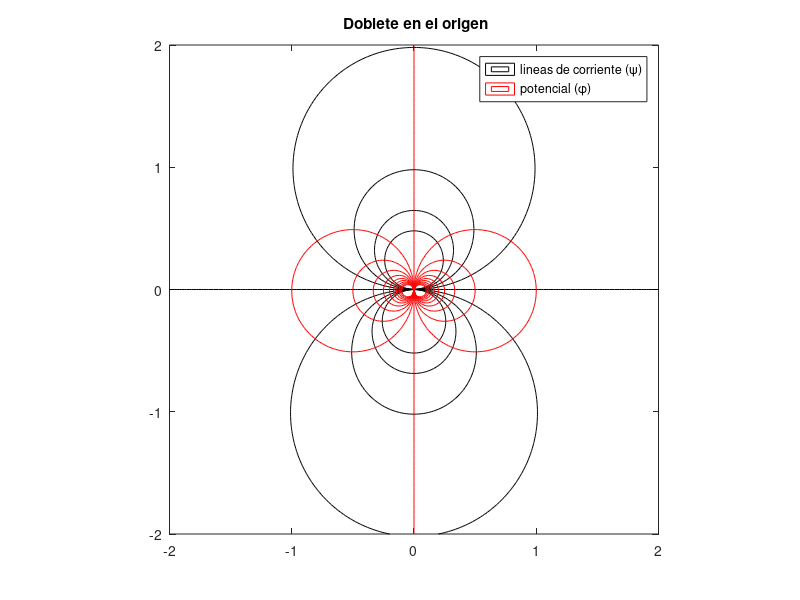

This chart was generated by the following MATLAB code:
%% doblete en el origen
mu = 1;  % Intensidad del doblete
% GRID:
x = -2:.02:2;
y = -2:.02:2;
for m = 1:length(x)
    for n = 1:length(y)
        xx(m,n) = x(m);
        yy(m,n) = y(n);
        % Velocity potential function:
        phi_Doublet(m,n) = mu*x(m)/(x(m)^2+(y(n)+.01)^2);
        % Stream function:
        psi_Doublet(m,n) = - mu*y(n)/(x(m)^2+(y(n)+.01)^2);
    end
end
% Plots
% Doublet at origin of coordinate system:\figure(4)
contour(xx,yy,psi_Doublet,[-2:.5:2],'k'),hold on
contour(xx,yy,phi_Doublet,[-10:1:10],'r')
legend('lineas de corriente (\psi)' ,'potencial (\phi)')
title(' Doblete en el origen')
axis image,hold off